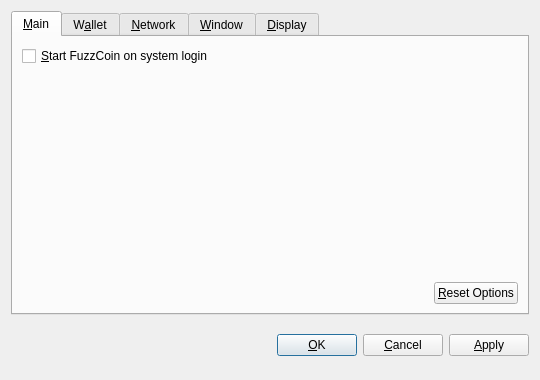
<?xml version="1.0" encoding="UTF-8"?>
<ui version="4.0">
 <class>OptionsDialog</class>
 <widget class="QDialog" name="OptionsDialog">
  <property name="geometry">
   <rect>
    <x>0</x>
    <y>0</y>
    <width>540</width>
    <height>380</height>
   </rect>
  </property>
  <property name="windowTitle">
   <string>Options</string>
  </property>
  <property name="modal">
   <bool>true</bool>
  </property>
  <layout class="QVBoxLayout" name="verticalLayout">
   <item>
    <widget class="QTabWidget" name="tabWidget">
     <property name="tabPosition">
      <enum>QTabWidget::North</enum>
     </property>
     <property name="currentIndex">
      <number>0</number>
     </property>
     <widget class="QWidget" name="tabMain">
      <attribute name="title">
       <string>&amp;Main</string>
      </attribute>
      <layout class="QVBoxLayout" name="verticalLayout_Main">
       <item>
        <widget class="QCheckBox" name="bitcoinAtStartup">
         <property name="toolTip">
          <string>Automatically start FuzzCoin after logging in to the system.</string>
         </property>
         <property name="text">
          <string>&amp;Start FuzzCoin on system login</string>
         </property>
        </widget>
       </item>
       <item>
        <spacer name="verticalSpacer_Main">
         <property name="orientation">
          <enum>Qt::Vertical</enum>
         </property>
         <property name="sizeHint" stdset="0">
          <size>
           <width>20</width>
           <height>40</height>
          </size>
         </property>
        </spacer>
       </item>
       <item>
        <layout class="QHBoxLayout" name="horizontalLayout_2_Main">
         <item>
          <spacer name="horizontalSpacer_2_Main">
           <property name="orientation">
            <enum>Qt::Horizontal</enum>
           </property>
           <property name="sizeHint" stdset="0">
            <size>
             <width>40</width>
             <height>20</height>
            </size>
           </property>
          </spacer>
         </item>
         <item>
          <widget class="QPushButton" name="resetButton">
           <property name="toolTip">
            <string>Reset all client options to default.</string>
           </property>
           <property name="text">
            <string>&amp;Reset Options</string>
           </property>
           <property name="autoDefault">
            <bool>false</bool>
           </property>
          </widget>
         </item>
        </layout>
       </item>
      </layout>
     </widget>
     <widget class="QWidget" name="tabWallet">
      <attribute name="title">
       <string>W&amp;allet</string>
      </attribute>
      <layout class="QVBoxLayout" name="verticalLayout_Network">
       <item>
        <widget class="QLabel" name="transactionFeeInfoLabel">
         <property name="text">
          <string>Optional transaction fee per kB that helps make sure your transactions are processed quickly. Most transactions are 1 kB.</string>
         </property>
         <property name="textFormat">
          <enum>Qt::PlainText</enum>
         </property>
         <property name="wordWrap">
          <bool>true</bool>
         </property>
        </widget>
       </item>
       <item>
        <layout class="QHBoxLayout" name="horizontalLayout_1_Main">
         <item>
          <widget class="QLabel" name="transactionFeeLabel">
           <property name="text">
            <string>Pay transaction &amp;fee</string>
           </property>
           <property name="textFormat">
            <enum>Qt::PlainText</enum>
           </property>
           <property name="buddy">
            <cstring>transactionFee</cstring>
           </property>
          </widget>
         </item>
         <item>
          <widget class="BitcoinAmountField" name="transactionFee"/>
         </item>
         <item>
          <spacer name="horizontalSpacer_1_Main">
           <property name="orientation">
            <enum>Qt::Horizontal</enum>
           </property>
           <property name="sizeHint" stdset="0">
            <size>
             <width>40</width>
             <height>20</height>
            </size>
           </property>
          </spacer>
         </item>
        </layout>
       </item>
       <item>
        <widget class="QLabel" name="label">
         <property name="text">
          <string>If you disable the spending of unconfirmed change, the change from a transaction cannot be used until that transaction has at least one confirmation. This also affects how your balance is computed.</string>
         </property>
         <property name="wordWrap">
          <bool>true</bool>
         </property>
        </widget>
       </item>
       <item>
        <widget class="QCheckBox" name="spendZeroConfChange">
         <property name="text">
          <string>Spend unconfirmed change  (experts only)</string>
         </property>
        </widget>
       </item>
       <item>
        <spacer name="verticalSpacer">
         <property name="orientation">
          <enum>Qt::Vertical</enum>
         </property>
         <property name="sizeHint" stdset="0">
          <size>
           <width>20</width>
           <height>40</height>
          </size>
         </property>
        </spacer>
       </item>
      </layout>
     </widget>
     <widget class="QWidget" name="tabNetwork">
      <attribute name="title">
       <string>&amp;Network</string>
      </attribute>
      <layout class="QVBoxLayout" name="verticalLayout_Network">
       <item>
        <widget class="QCheckBox" name="mapPortUpnp">
         <property name="toolTip">
          <string>Automatically open the FuzzCoin client port on the router. This only works when your router supports UPnP and it is enabled.</string>
         </property>
         <property name="text">
          <string>Map port using &amp;UPnP</string>
         </property>
        </widget>
       </item>
       <item>
        <widget class="QCheckBox" name="connectSocks">
         <property name="toolTip">
          <string>Connect to the FuzzCoin network through a SOCKS proxy (e.g. when connecting through Tor).</string>
         </property>
         <property name="text">
          <string>&amp;Connect through SOCKS proxy:</string>
         </property>
        </widget>
       </item>
       <item>
        <layout class="QHBoxLayout" name="horizontalLayout_Network">
         <item>
          <widget class="QLabel" name="proxyIpLabel">
           <property name="text">
            <string>Proxy &amp;IP:</string>
           </property>
           <property name="textFormat">
            <enum>Qt::PlainText</enum>
           </property>
           <property name="buddy">
            <cstring>proxyIp</cstring>
           </property>
          </widget>
         </item>
         <item>
          <widget class="QValidatedLineEdit" name="proxyIp">
           <property name="maximumSize">
            <size>
             <width>140</width>
             <height>16777215</height>
            </size>
           </property>
           <property name="toolTip">
            <string>IP address of the proxy (e.g. 127.0.0.1)</string>
           </property>
          </widget>
         </item>
         <item>
          <widget class="QLabel" name="proxyPortLabel">
           <property name="text">
            <string>&amp;Port:</string>
           </property>
           <property name="textFormat">
            <enum>Qt::PlainText</enum>
           </property>
           <property name="buddy">
            <cstring>proxyPort</cstring>
           </property>
          </widget>
         </item>
         <item>
          <widget class="QLineEdit" name="proxyPort">
           <property name="maximumSize">
            <size>
             <width>55</width>
             <height>16777215</height>
            </size>
           </property>
           <property name="toolTip">
            <string>Port of the proxy (e.g. 9050)</string>
           </property>
          </widget>
         </item>
         <item>
          <widget class="QLabel" name="socksVersionLabel">
           <property name="text">
            <string>SOCKS &amp;Version:</string>
           </property>
           <property name="textFormat">
            <enum>Qt::PlainText</enum>
           </property>
           <property name="buddy">
            <cstring>socksVersion</cstring>
           </property>
          </widget>
         </item>
         <item>
          <widget class="QValueComboBox" name="socksVersion">
           <property name="toolTip">
            <string>SOCKS version of the proxy (e.g. 5)</string>
           </property>
          </widget>
         </item>
         <item>
          <spacer name="horizontalSpacer_Network">
           <property name="orientation">
            <enum>Qt::Horizontal</enum>
           </property>
           <property name="sizeHint" stdset="0">
            <size>
             <width>40</width>
             <height>20</height>
            </size>
           </property>
          </spacer>
         </item>
        </layout>
       </item>
       <item>
        <spacer name="verticalSpacer_Network">
         <property name="orientation">
          <enum>Qt::Vertical</enum>
         </property>
         <property name="sizeHint" stdset="0">
          <size>
           <width>20</width>
           <height>40</height>
          </size>
         </property>
        </spacer>
       </item>
      </layout>
     </widget>
     <widget class="QWidget" name="tabWindow">
      <attribute name="title">
       <string>&amp;Window</string>
      </attribute>
      <layout class="QVBoxLayout" name="verticalLayout_Window">
       <item>
        <widget class="QCheckBox" name="minimizeToTray">
         <property name="toolTip">
          <string>Show only a tray icon after minimizing the window.</string>
         </property>
         <property name="text">
          <string>&amp;Minimize to the tray instead of the taskbar</string>
         </property>
        </widget>
       </item>
       <item>
        <widget class="QCheckBox" name="minimizeOnClose">
         <property name="toolTip">
          <string>Minimize instead of exit the application when the window is closed. When this option is enabled, the application will be closed only after selecting Quit in the menu.</string>
         </property>
         <property name="text">
          <string>M&amp;inimize on close</string>
         </property>
        </widget>
       </item>
       <item>
        <spacer name="verticalSpacer_Window">
         <property name="orientation">
          <enum>Qt::Vertical</enum>
         </property>
         <property name="sizeHint" stdset="0">
          <size>
           <width>20</width>
           <height>40</height>
          </size>
         </property>
        </spacer>
       </item>
      </layout>
     </widget>
     <widget class="QWidget" name="tabDisplay">
      <attribute name="title">
       <string>&amp;Display</string>
      </attribute>
      <layout class="QVBoxLayout" name="verticalLayout_Display">
       <item>
        <layout class="QHBoxLayout" name="horizontalLayout_1_Display">
         <item>
          <widget class="QLabel" name="langLabel">
           <property name="text">
            <string>User Interface &amp;language:</string>
           </property>
           <property name="textFormat">
            <enum>Qt::PlainText</enum>
           </property>
           <property name="buddy">
            <cstring>lang</cstring>
           </property>
          </widget>
         </item>
         <item>
          <widget class="QValueComboBox" name="lang">
           <property name="toolTip">
            <string>The user interface language can be set here. This setting will take effect after restarting FuzzCoin.</string>
           </property>
          </widget>
         </item>
        </layout>
       </item>
       <item>
        <layout class="QHBoxLayout" name="horizontalLayout_2_Display">
         <item>
          <widget class="QLabel" name="unitLabel">
           <property name="text">
            <string>&amp;Unit to show amounts in:</string>
           </property>
           <property name="textFormat">
            <enum>Qt::PlainText</enum>
           </property>
           <property name="buddy">
            <cstring>unit</cstring>
           </property>
          </widget>
         </item>
         <item>
          <widget class="QValueComboBox" name="unit">
           <property name="toolTip">
            <string>Choose the default subdivision unit to show in the interface and when sending coins.</string>
           </property>
          </widget>
         </item>
        </layout>
       </item>
       <item>
        <widget class="QCheckBox" name="displayAddresses">
         <property name="toolTip">
          <string>Whether to show FuzzCoin addresses in the transaction list or not.</string>
         </property>
         <property name="text">
          <string>&amp;Display addresses in transaction list</string>
         </property>
        </widget>
       </item>
       <item>
        <widget class="QCheckBox" name="coinControlFeatures">
         <property name="toolTip">
          <string>Whether to show coin control features or not.</string>
         </property>
         <property name="text">
          <string>Display coin &amp;control features (experts only!)</string>
         </property>
        </widget>
       </item>
       <item>
        <spacer name="verticalSpacer_Display">
         <property name="orientation">
          <enum>Qt::Vertical</enum>
         </property>
         <property name="sizeHint" stdset="0">
          <size>
           <width>20</width>
           <height>40</height>
          </size>
         </property>
        </spacer>
       </item>
      </layout>
     </widget>
    </widget>
   </item>
   <item>
    <layout class="QHBoxLayout" name="horizontalLayout_Buttons">
     <item>
      <spacer name="horizontalSpacer_1">
       <property name="orientation">
        <enum>Qt::Horizontal</enum>
       </property>
       <property name="sizeHint" stdset="0">
        <size>
         <width>40</width>
         <height>48</height>
        </size>
       </property>
      </spacer>
     </item>
     <item>
      <widget class="QLabel" name="statusLabel">
       <property name="font">
        <font>
         <weight>75</weight>
         <bold>true</bold>
        </font>
       </property>
       <property name="text">
        <string/>
       </property>
       <property name="textFormat">
        <enum>Qt::PlainText</enum>
       </property>
       <property name="wordWrap">
        <bool>true</bool>
       </property>
      </widget>
     </item>
     <item>
      <spacer name="horizontalSpacer_2">
       <property name="orientation">
        <enum>Qt::Horizontal</enum>
       </property>
       <property name="sizeHint" stdset="0">
        <size>
         <width>40</width>
         <height>48</height>
        </size>
       </property>
      </spacer>
     </item>
     <item>
      <widget class="QPushButton" name="okButton">
       <property name="text">
        <string>&amp;OK</string>
       </property>
      </widget>
     </item>
     <item>
      <widget class="QPushButton" name="cancelButton">
       <property name="text">
        <string>&amp;Cancel</string>
       </property>
       <property name="autoDefault">
        <bool>false</bool>
       </property>
      </widget>
     </item>
     <item>
      <widget class="QPushButton" name="applyButton">
       <property name="text">
        <string>&amp;Apply</string>
       </property>
       <property name="autoDefault">
        <bool>false</bool>
       </property>
      </widget>
     </item>
    </layout>
   </item>
  </layout>
 </widget>
 <customwidgets>
  <customwidget>
   <class>BitcoinAmountField</class>
   <extends>QSpinBox</extends>
   <header>bitcoinamountfield.h</header>
  </customwidget>
  <customwidget>
   <class>QValueComboBox</class>
   <extends>QComboBox</extends>
   <header>qvaluecombobox.h</header>
  </customwidget>
  <customwidget>
   <class>QValidatedLineEdit</class>
   <extends>QLineEdit</extends>
   <header>qvalidatedlineedit.h</header>
  </customwidget>
 </customwidgets>
 <resources/>
 <connections/>
</ui>
